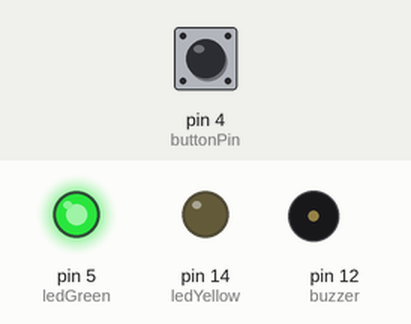
Simulated run of this sketch. Board: Arduino Uno, built with avr-gcc and run on an emulated ATmega328P. Shown: output pins drawn as LEDs (lit = HIGH), buzzer (waves = sounding). Dashed ring = blinking. The inputs (shaded band) are chosen by the test bench; at power-on: pin 4 (buttonPin) HIGH. Pins used as bus, display or sensor lines are not drawn.

Above: at 1.8 s.
1.9 s: pin 4 (buttonPin) pulled LOW for 0.6 s
At 4.8 s:
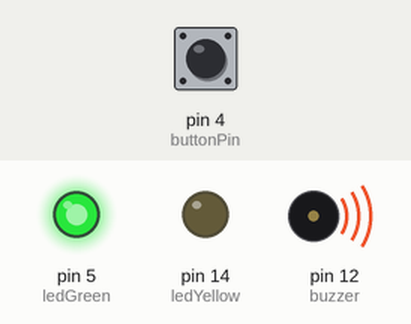
5.2 s: pin 4 (buttonPin) pulled LOW for 1 s
At 6.3 s:
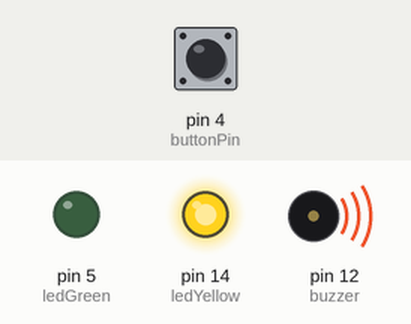
8.5 s: pin 4 (buttonPin) pulled LOW for 3.2 s
At 10.3 s:
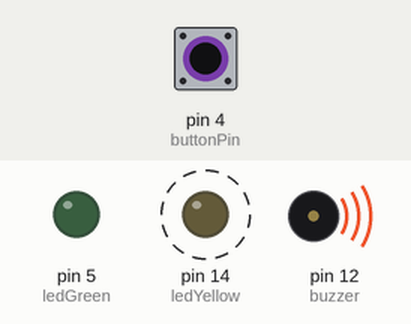
Timing chart, 0 to 13.5 s (numbered marks = the images above; inputs shaded):
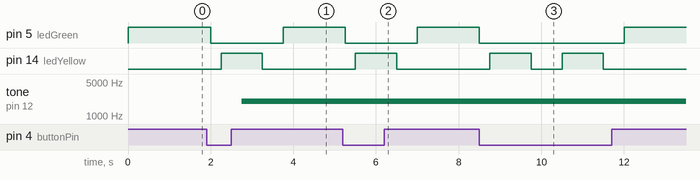

Measured:
- after the input at 1.9 s, pin 5 (ledGreen): HIGH → LOW after 0.10 s, → HIGH 1.8 s later; pin 14 (ledYellow): LOW → HIGH after 0.35 s, → LOW 1.0 s later; tone on pin 12 (buzzer): silent → 2000 Hz after 0.85 s
- after the input at 5.2 s, pin 5 (ledGreen): HIGH → LOW after 0.05 s, → HIGH 1.8 s later; pin 14 (ledYellow): LOW → HIGH after 0.30 s, → LOW 1.0 s later
- after the input at 8.5 s, pin 5 (ledGreen): HIGH → LOW at once, → HIGH 3.5 s later; pin 14 (ledYellow): alternates HIGH for 1.0 s and LOW for 0.75 s, 4 changes in all, then stays LOW, starting after 0.25 s

The sketch:

LEDAMA_2.INO
```cpp
/*
  Tabela de pinos Analógico/Digitas  e seus valores  :
Pino: GPIO16 , Constante : D0 , Valor : 16
Pino: GPIO5 , Constante : D1 , Valor : 5
Pino: GPIO4 , Constante : D2  , Valor : 4
Pino: GPIO0 , Constante : D3 , Valor : 0
Pino: GPIO2 , Constante : D4 , Valor : 2
Pino: GPIO14 , Constante : D5  , Valor : 14
Pino: GPIO12 , Constante :D6  , Valor : 12
Pino: GPIO13 , Constante :D7  , Valor : 13
Pino: GPIO15 , Constante :D8  , Valor : 15
Pino: Analógico, Constante: A0, Valor: 17
*/
int buttonPin=4; // variável para o botão no pino D2 (GPIO4)
int ledYellow=14; // variavel para o led amarelo no pino D5(GPIO14)
int ledGreen=5; // variavel para o led amarelo no pino D1(GPIO5)
int buzzer=12; // variavel para o buzzer no pino D6 (GPIO12)
int estadoButton=0; // variavel responsavel para amarzenar o estado de do botão (ligar/desligar LED)

void setup() {
  //função configurações do código em relação ao hardware
  // configurações do LED e botão
pinMode(ledYellow, OUTPUT); // Atribuir o led amarelo como saida para ligar-lo
pinMode(ledGreen, OUTPUT); // Atribuir o led verde como saida para ligar-lo
pinMode(buzzer, OUTPUT); // Atribuir o buzzer como saida para liberar o som
pinMode(buttonPin, INPUT); // atrbuir o botão como entrada  para receber a informação que foi prescionado.

}

void loop() {

     // Verificação se o botão foi pressionado

estadoButton= digitalRead(buttonPin); // Verificar a entrada do pino do botão se está HIGH ou LOW

 if (estadoButton==LOW) {
   // função "se":

   digitalWrite(ledGreen, LOW); // Caso o botão não esteja pressionado, deslique o LED verde
   delay(250); // duração de 250 milisegundos

   digitalWrite(ledYellow, HIGH); // se o botão não estiver pressionado, ligue o LED amarelo
   delay(500); // duração de 500 milisegundos

   tone(buzzer, 2000); // frequência do buzzer 2000 Hz.

   digitalWrite(buzzer, HIGH); // Caso o botão não esteja pressionado, ligue o alarme
   delay(250); // duração de 250 milisegundos

      digitalWrite(buzzer, LOW);
   delay(250); // duração de 250 milisegundos

   digitalWrite(ledYellow, LOW); // se o botão não estiver pressionado, ligue o LED amarelo
   delay(500); // duração de 500 milisegundos


   // Observação: Agora o Led amarelo assumirá o papel de alerta que o botão não está pressionado. Por isso, ele fixará ligando e desligando infinitamente.
 }
 else{
// função "caso contrário":
digitalWrite(ledGreen, HIGH); // Caso o botão esteja pressionado, deslique o LED amarelo e ligue o verde
delay(500); // duração de 500 milisegundos

 }

    /*
    Resumo: os leds irá ligar um por um, sendo que quando um estiver ligado, os outros deveram ficar deligados.
    Poderia criar uma variável chamada "tempo ou time do tipo int ou float (dependendo da situação)" para inserir nos delay, mas ficou opcional.

   Materiais utilizados:

   1. NODEMCU ESP8266;
   2. Cabo micro USB;
   3. Protoboard;
   4. Resistores de 220 Ω;
   5. Resistor de 10 kΩ;
   6. Botão tipo push button;
   7. LED difuso;
    Fios de jumper.
   */
}
```
